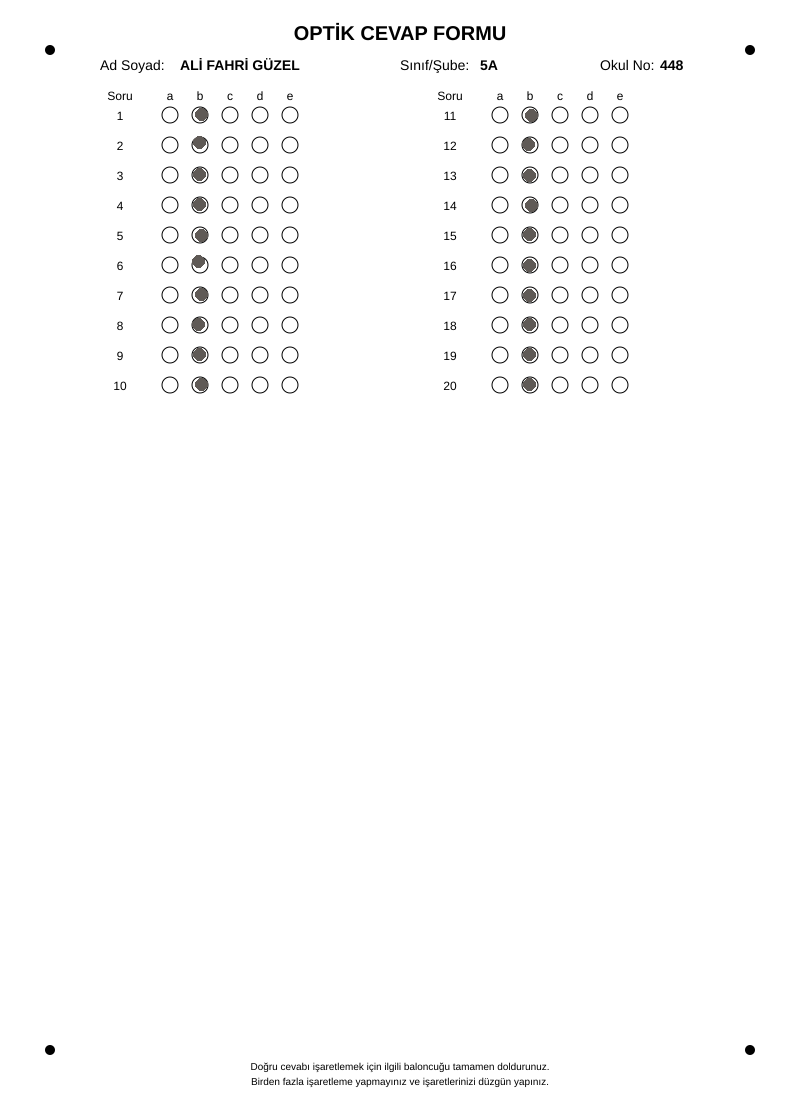
#> input picture entegre/data/girdi/5A_448_ALİ_FAHRİ_GÜZEL.png, 800 x 1100 px; its folder holds only this picture in this run
$ python toplu_optik_okuyucu.py
#> lines starting #> are read from the running program, lines starting #| are printed output that depends on the picture; after the words box and inside, x2 and y2 are one past the last pixel; in counts of white or black regions, pixels touching at a corner belong together
#!/usr/bin/env python3
# -*- coding: utf-8 -*-

import os
import json
import cv2
import numpy as np
from datetime import datetime
import glob

class TopluOptikOkuyucu:
    def __init__(self):
        self.girdi_dizini = "/home/gazy/Masaüstü/Proje_SON/optik/data/girdi/"
        self.cikti_dizini = "/home/gazy/Masaüstü/Proje_SON/optik/data/cikti/"

        # Dizinleri kontrol et ve yoksa oluştur
        os.makedirs(self.girdi_dizini, exist_ok=True)
        os.makedirs(self.cikti_dizini, exist_ok=True)

        # Optik form düzeni bilgileri
        self.soru_sayisi = 20
        self.secenekler = ['a', 'b', 'c', 'd', 'e']

        # Eşik değerleri - SON AYARLAR
        self.bos_esik = 0.30    # Yüksek boş eşik değeri
        self.dolu_esik = 0.50   # Düşük dolu eşik değeri

        # Baloncuk koordinatları
        self.baloncuk_koordinatlari = self._baloncuk_koordinatlari_olustur()

        # Hata ayıklama modu
        self.hata_ayiklama = True

        print(f"Eşik değerleri: Boş={self.bos_esik}, Dolu={self.dolu_esik}")

    def _baloncuk_koordinatlari_olustur(self):
        koordinatlar = {}

        # İlk sütun (1-10. sorular)
        for soru in range(1, 11):
            y = 120 + (soru-1)*30 - 5
            koordinatlar[soru] = {}
            for i, secenek in enumerate(self.secenekler):
                x = 170 + i*30
                koordinatlar[soru][secenek] = (x, y)

        # İkinci sütun (11-20. sorular)
        for soru in range(11, 21):
            y = 120 + (soru-11)*30 - 5
            koordinatlar[soru] = {}
            for i, secenek in enumerate(self.secenekler):
                x = 500 + i*30
                koordinatlar[soru][secenek] = (x, y)
#> in optik_formu_oku, img is the input picture: shape (1100, 800, 3); mean B, G, R 251.7, 251.7, 251.7

        return koordinatlar

    def _goruntu_onisle(self, img):
        """Görüntüyü işleme için hazırla"""
        # Gri tonlamaya çevir
        gray = cv2.cvtColor(img, cv2.COLOR_BGR2GRAY)

        # Gürültüyü azalt
        blurred = cv2.GaussianBlur(gray, (5, 5), 0)

        # Otsu thresholding
        _, thresh = cv2.threshold(blurred, 0, 255, cv2.THRESH_BINARY_INV + cv2.THRESH_OTSU)
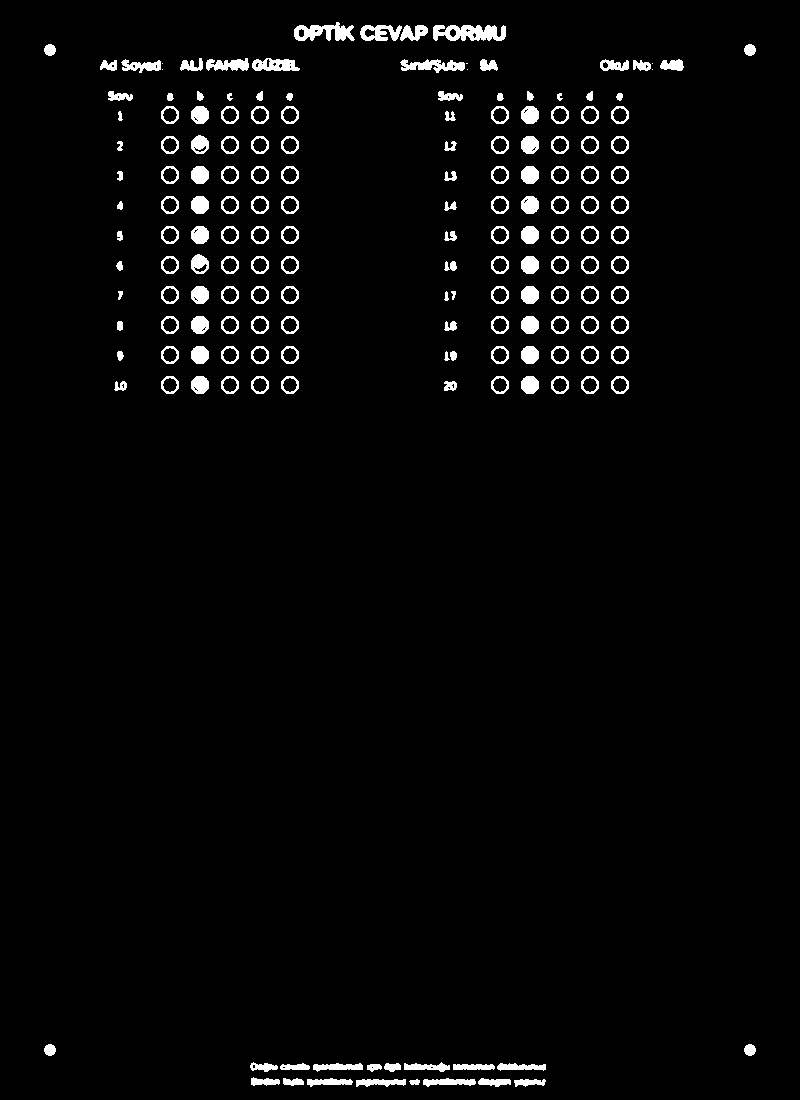
#> thresh: shape (1100, 800); 2.9% white; 174 white regions (6 under 20 px), largest, box (x1, y1, x2, y2) and area: (433, 25, 506, 41) 856, (294, 22, 355, 41) 671, (400, 59, 465, 73) 510

        return thresh

    def optik_formu_oku(self, dosya_yolu):
        """Optik formu işle ve cevapları, bilgileri çıkar"""
        try:
            # Görüntüyü yükle
            img = cv2.imread(dosya_yolu)
            if img is None:
                raise ValueError(f"Görüntü yüklenemedi: {dosya_yolu}")

            # Görüntüyü ön işleme
            thresh = self._goruntu_onisle(img)

            # Hata ayıklama için işlenmiş görüntüyü kaydet
            if self.hata_ayiklama:
                islenmis_dosya = os.path.join(self.cikti_dizini, "islenmis_" + os.path.basename(dosya_yolu))
                cv2.imwrite(islenmis_dosya, thresh)
                print(f"İşlenmiş görüntü kaydedildi: {islenmis_dosya}")

            # Sonuçları saklayacak sözlük
            sonuclar = {
                'dosya_adi': os.path.basename(dosya_yolu),
                'okul_no': self._okul_no_oku(img),
                'sinif_sube': self._sinif_sube_oku(img),
                'cevaplar': {},
                'islem_tarihi': datetime.now().strftime("%Y-%m-%d %H:%M:%S"),
                'islem_durumu': 'başarılı',
                'esik_degerler': {
                    'bos_esik': self.bos_esik,
                    'dolu_esik': self.dolu_esik
                }
            }

            # Her soru için işaretlenmiş baloncuğu bul
            for soru in range(1, self.soru_sayisi + 1):
                cevap, detaylar = self._soru_cevabi_bul(thresh, soru)
                sonuclar['cevaplar'][soru] = cevap

                # Hata ayıklama bilgilerini ekle
                if self.hata_ayiklama:
                    sonuclar.setdefault('hata_ayiklama', {})
                    sonuclar['hata_ayiklama'][soru] = detaylar
#> this loop made 20 passes
#> detaylar on passes 1 to 11: {'a': 0.359, 'b': 0.891, 'c': 0.359, 'd': 0.359, 'e': 0.359}, {'a': 0.359, 'b': 0.812, 'c': 0.359, 'd': 0.359, 'e': 0.359}, {'a': 0.359, 'b': 0.91, 'c': 0.359, 'd': 0.359, 'e': 0.359}, {'a': 0.359, 'b': 0.91, 'c': 0.359, 'd': 0.359, 'e': 0.359}, {'a': 0.359, 'b': 0.895, 'c': 0.359, 'd': 0.359, 'e': 0.359}, {'a': 0.359, 'b': 0.773, 'c': 0.359, 'd': 0.359, 'e': 0.359}, {'a': 0.359, 'b': 0.891, 'c': 0.359, 'd': 0.359, 'e': 0.359}, {'a': 0.359, 'b': 0.895, 'c': 0.359, 'd': 0.359, 'e': 0.359}, {'a': 0.359, 'b': 0.91, 'c': 0.359, 'd': 0.359, 'e': 0.359}, {'a': 0.359, 'b': 0.891, 'c': 0.359, 'd': 0.359, 'e': 0.359}, {'a': 0.359, 'b': 0.895, 'c': 0.359, 'd': 0.359, 'e': 0.359}
#> after the loop, sonuclar = 8 items

            # İstatistikleri hesapla
            sonuclar['istatistikler'] = self._istatistikleri_hesapla(sonuclar)

            return sonuclar

        except Exception as e:
            print(f"Hata oluştu: {str(e)}")
            return {
                'dosya_adi': os.path.basename(dosya_yolu),
                'islem_durumu': 'hata',
                'hata_mesaji': str(e)
            }

    def _soru_cevabi_bul(self, thresh_img, soru_no):
        """Belirli bir soru için işaretlenmiş baloncuğu bul"""
        try:
            secenek_doluluk_oranlari = {}
            detaylar = {}

            for secenek, (x, y) in self.baloncuk_koordinatlari[soru_no].items():
                # Baloncuk bölgesini al (8 piksel yarıçap)
                y1, y2 = max(0, int(y)-8), min(thresh_img.shape[0], int(y)+8)
                x1, x2 = max(0, int(x)-8), min(thresh_img.shape[1], int(x)+8)

                roi = thresh_img[y1:y2, x1:x2]

                if roi.size > 0:
                    # Beyaz pikselleri say (işaretli alan)
                    beyaz_piksel_sayisi = np.sum(roi == 255)
                    toplam_piksel = roi.size

                    # Doluluk oranını hesapla
                    doluluk_orani = beyaz_piksel_sayisi / toplam_piksel
                    secenek_doluluk_oranlari[secenek] = doluluk_orani
                    detaylar[secenek] = round(doluluk_orani, 3)  # Yuvarla

            # En yüksek doluluk oranına sahip seçeneği bul
            if secenek_doluluk_oranlari:
                en_yuksek_secenek = max(secenek_doluluk_oranlari, key=secenek_doluluk_oranlari.get)
                en_yuksek_oran = secenek_doluluk_oranlari[en_yuksek_secenek]

                # DEBUG: Her sorunun doluluk oranlarını yazdır
                print(f"Soru {soru_no}: {detaylar}, En yüksek: {en_yuksek_secenek}={en_yuksek_oran:.3f}")

                # Eşik değerlerini kontrol et
                if en_yuksek_oran < self.bos_esik:
                    return None, detaylar  # Boş
                elif en_yuksek_oran >= self.dolu_esik:
                    # SADECE en yüksek orana bak, çoklu işaretleme kontrolü YOK
                    return en_yuksek_secenek, detaylar  # Dolu
                else:
                    return None, detaylar  # Belirsiz (boş kabul et)

            return None, detaylar

        except Exception as e:
            print(f"Soru {soru_no} işlenirken hata: {str(e)}")
            return None, {}

    def _istatistikleri_hesapla(self, sonuclar):
        """Cevaplar için istatistikleri hesapla"""
        if sonuclar['islem_durumu'] != 'başarılı':
            return {}

        cevaplar = sonuclar['cevaplar']
#> cevaplar = 20 items

        # Boş cevapları say
        bos_cevaplar = sum(1 for cevap in cevaplar.values() if cevap is None)
#> bos_cevaplar = 0

        # Seçenek dağılımını hesapla
        secenek_dagilimi = {secenek: 0 for secenek in self.secenekler}
        for cevap in cevaplar.values():
            if cevap in secenek_dagilimi:
                secenek_dagilimi[cevap] += 1
#> this loop made 20 passes
#> after the loop, secenek_dagilimi = {'a': 0, 'b': 20, 'c': 0, 'd': 0, 'e': 0}

        return {
            'toplam_soru': self.soru_sayisi,
            'dolu_cevaplar': self.soru_sayisi - bos_cevaplar,
            'bos_cevaplar': bos_cevaplar,
            'secenek_dagilimi': secenek_dagilimi
        }

    def _okul_no_oku(self, img):
        """Okul numarasını okumak için basit bir yöntem"""
        return "123456"

    def _sinif_sube_oku(self, img):
        """Sınıf/şube bilgisini okumak için basit bir yöntem"""
        return "10/A"

    def sonuclari_kaydet(self, sonuclar, dosya_adi=None):
        """Sonuçları JSON formatında kaydet"""
        try:
            if dosya_adi is None:
                timestamp = datetime.now().strftime("%Y%m%d_%H%M%S")
                dosya_adi = f"optik_sonuclar_{timestamp}.json"

            cikti_yolu = os.path.join(self.cikti_dizini, dosya_adi)

            with open(cikti_yolu, 'w', encoding='utf-8') as f:
                json.dump(sonuclar, f, ensure_ascii=False, indent=4)

            print(f"Sonuçlar kaydedildi: {cikti_yolu}")
            return cikti_yolu

        except Exception as e:
            print(f"Sonuçlar kaydedilirken hata: {str(e)}")
            return None

    def toplu_islem_yap(self):
        """Girdi dizinindeki tüm optik formları işle"""
        resim_formatlari = ['*.png', '*.jpg', '*.jpeg', '*.bmp', '*.tiff']
        dosya_yollari = []

        for format in resim_formatlari:
            dosya_yollari.extend(glob.glob(os.path.join(self.girdi_dizini, format)))

        if not dosya_yollari:
            print(f"Girdi dizininde resim dosyası bulunamadı: {self.girdi_dizini}")
            return None

        print(f"{len(dosya_yollari)} dosya bulundu, işlem başlatılıyor...")

        tum_sonuclar = {
            'islem_tarihi': datetime.now().strftime("%Y-%m-%d %H:%M:%S"),
            'toplam_dosya': len(dosya_yollari),
            'basarili_islem': 0,
            'hatali_islem': 0,
            'sonuclar': []
        }

        for dosya_yolu in dosya_yollari:
            print(f"\nİşleniyor: {os.path.basename(dosya_yolu)}")
            sonuc = self.optik_formu_oku(dosya_yolu)
#> sonuc = 9 items

            if sonuc['islem_durumu'] == 'başarılı':
                tum_sonuclar['basarili_islem'] += 1
                istatistik = sonuc['istatistikler']
#> istatistik = 4 items
                print(f"  ✓ Başarılı: {istatistik['dolu_cevaplar']} dolu, {istatistik['bos_cevaplar']} boş")
#|   ✓ Başarılı: 20 dolu, 0 boş

                # İlk birkaç cevabı göster
                cevaplar = sonuc['cevaplar']
#> cevaplar = 20 items
                ilk_cevaplar = {k: cevaplar[k] for k in list(cevaplar.keys())[:5]}
#> ilk_cevaplar = {1: 'b', 2: 'b', 3: 'b', 4: 'b', 5: 'b'}
                print(f"  İlk cevaplar: {ilk_cevaplar}")
#|   İlk cevaplar: {1: 'b', 2: 'b', 3: 'b', 4: 'b', 5: 'b'}
            else:
                tum_sonuclar['hatali_islem'] += 1
                print(f"  ✗ Hata: {sonuc['hata_mesaji']}")

            tum_sonuclar['sonuclar'].append(sonuc)

        self.sonuclari_kaydet(tum_sonuclar, "toplu_optik_sonuclar.json")

        for sonuc in tum_sonuclar['sonuclar']:
            if sonuc['islem_durumu'] == 'başarılı':
                dosya_adi = f"sonuc_{os.path.splitext(sonuc['dosya_adi'])[0]}.json"
                self.sonuclari_kaydet(sonuc, dosya_adi)

        print(f"\nİşlem tamamlandı: {tum_sonuclar['basarili_islem']} başarılı, {tum_sonuclar['hatali_islem']} hatalı")

        return tum_sonuclar

def main():
    okuyucu = TopluOptikOkuyucu()

    print("Girdi dizinindeki tüm optik formlar işleniyor...")
    sonuclar = okuyucu.toplu_islem_yap()

    if sonuclar:
        print(f"\nÖzet:")
        print(f"Toplam dosya: {sonuclar['toplam_dosya']}")
        print(f"Başarılı işlem: {sonuclar['basarili_islem']}")
        print(f"Hatalı işlem: {sonuclar['hatali_islem']}")

        if sonuclar['basarili_islem'] > 0:
            toplam_soru = sonuclar['sonuclar'][0]['istatistikler']['toplam_soru']
            toplam_dolu = sum(s['istatistikler']['dolu_cevaplar'] for s in sonuclar['sonuclar'] if s['islem_durumu'] == 'başarılı')
            toplam_bos = sum(s['istatistikler']['bos_cevaplar'] for s in sonuclar['sonuclar'] if s['islem_durumu'] == 'başarılı')

            print(f"\nOrtalama dolu cevap: {toplam_dolu / sonuclar['basarili_islem']:.1f} / {toplam_soru}")
            print(f"Ortalama boş cevap: {toplam_bos / sonuclar['basarili_islem']:.1f} / {toplam_soru}")

if __name__ == "__main__":
    main()
